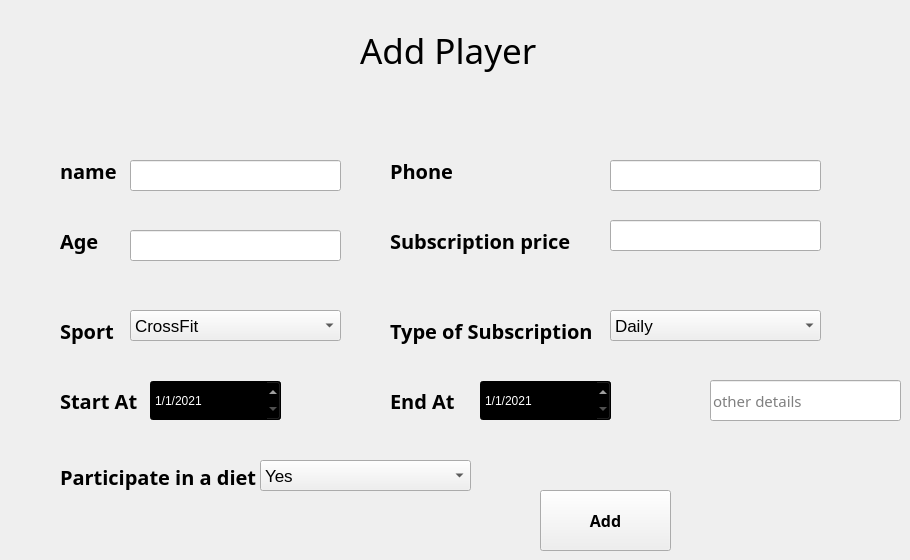
      <widget class="QWidget" name="tab_16">
       <attribute name="title">
        <string>Add Player</string>
       </attribute>
       <widget class="QLabel" name="label_2">
        <property name="geometry">
         <rect>
          <x>360</x>
          <y>20</y>
          <width>181</width>
          <height>61</height>
         </rect>
        </property>
        <property name="font">
         <font>
          <family>Javanese Text</family>
          <pointsize>26</pointsize>
          <weight>50</weight>
          <bold>false</bold>
         </font>
        </property>
        <property name="text">
         <string>Add Player</string>
        </property>
       </widget>
       <widget class="QLabel" name="label_3">
        <property name="geometry">
         <rect>
          <x>60</x>
          <y>140</y>
          <width>81</width>
          <height>61</height>
         </rect>
        </property>
        <property name="font">
         <font>
          <family>Lucida Bright</family>
          <pointsize>15</pointsize>
          <weight>75</weight>
          <bold>true</bold>
         </font>
        </property>
        <property name="text">
         <string>name</string>
        </property>
       </widget>
       <widget class="QLabel" name="label_4">
        <property name="geometry">
         <rect>
          <x>60</x>
          <y>210</y>
          <width>81</width>
          <height>61</height>
         </rect>
        </property>
        <property name="font">
         <font>
          <family>Lucida Bright</family>
          <pointsize>15</pointsize>
          <weight>75</weight>
          <bold>true</bold>
         </font>
        </property>
        <property name="text">
         <string>Age</string>
        </property>
       </widget>
       <widget class="QLabel" name="label_5">
        <property name="geometry">
         <rect>
          <x>60</x>
          <y>300</y>
          <width>81</width>
          <height>61</height>
         </rect>
        </property>
        <property name="font">
         <font>
          <family>Lucida Bright</family>
          <pointsize>15</pointsize>
          <weight>75</weight>
          <bold>true</bold>
         </font>
        </property>
        <property name="text">
         <string>Sport</string>
        </property>
       </widget>
       <widget class="QLabel" name="label_6">
        <property name="geometry">
         <rect>
          <x>390</x>
          <y>140</y>
          <width>81</width>
          <height>61</height>
         </rect>
        </property>
        <property name="font">
         <font>
          <family>Lucida Bright</family>
          <pointsize>15</pointsize>
          <weight>75</weight>
          <bold>true</bold>
         </font>
        </property>
        <property name="text">
         <string>Phone</string>
        </property>
       </widget>
       <widget class="QLabel" name="label_7">
        <property name="geometry">
         <rect>
          <x>390</x>
          <y>210</y>
          <width>231</width>
          <height>61</height>
         </rect>
        </property>
        <property name="font">
         <font>
          <family>Lucida Bright</family>
          <pointsize>15</pointsize>
          <weight>75</weight>
          <bold>true</bold>
         </font>
        </property>
        <property name="text">
         <string>Subscription price</string>
        </property>
       </widget>
       <widget class="QLabel" name="label_8">
        <property name="geometry">
         <rect>
          <x>390</x>
          <y>300</y>
          <width>221</width>
          <height>61</height>
         </rect>
        </property>
        <property name="font">
         <font>
          <family>Lucida Bright</family>
          <pointsize>15</pointsize>
          <weight>75</weight>
          <bold>true</bold>
         </font>
        </property>
        <property name="text">
         <string>Type of Subscription </string>
        </property>
       </widget>
       <widget class="QLabel" name="label_9">
        <property name="geometry">
         <rect>
          <x>60</x>
          <y>370</y>
          <width>81</width>
          <height>61</height>
         </rect>
        </property>
        <property name="font">
         <font>
          <family>Lucida Bright</family>
          <pointsize>15</pointsize>
          <weight>75</weight>
          <bold>true</bold>
         </font>
        </property>
        <property name="text">
         <string>Start At</string>
        </property>
       </widget>
       <widget class="QLabel" name="label_10">
        <property name="geometry">
         <rect>
          <x>390</x>
          <y>370</y>
          <width>81</width>
          <height>61</height>
         </rect>
        </property>
        <property name="font">
         <font>
          <family>Lucida Bright</family>
          <pointsize>15</pointsize>
          <weight>75</weight>
          <bold>true</bold>
         </font>
        </property>
        <property name="text">
         <string>End At</string>
        </property>
       </widget>
       <widget class="QLabel" name="label_11">
        <property name="geometry">
         <rect>
          <x>60</x>
          <y>460</y>
          <width>201</width>
          <height>61</height>
         </rect>
        </property>
        <property name="font">
         <font>
          <family>Lucida Bright</family>
          <pointsize>15</pointsize>
          <weight>75</weight>
          <bold>true</bold>
         </font>
        </property>
        <property name="text">
         <string>Participate in a diet
</string>
        </property>
       </widget>
       <widget class="QPushButton" name="pushButton_26">
        <property name="geometry">
         <rect>
          <x>540</x>
          <y>490</y>
          <width>131</width>
          <height>61</height>
         </rect>
        </property>
        <property name="font">
         <font>
          <family>Lucida Calligraphy</family>
          <pointsize>12</pointsize>
          <weight>75</weight>
          <bold>true</bold>
         </font>
        </property>
        <property name="cursor">
         <cursorShape>PointingHandCursor</cursorShape>
        </property>
        <property name="styleSheet">
         <string notr="true">:hover{
background:green;
	color: rgb(255, 255, 255);
}
</string>
        </property>
        <property name="text">
         <string>Add</string>
        </property>
       </widget>
       <widget class="QLineEdit" name="lineEdit_2">
        <property name="geometry">
         <rect>
          <x>130</x>
          <y>160</y>
          <width>211</width>
          <height>31</height>
         </rect>
        </property>
        <property name="font">
         <font>
          <family>Lucida Bright</family>
          <pointsize>11</pointsize>
         </font>
        </property>
        <property name="placeholderText">
         <string/>
        </property>
       </widget>
       <widget class="QLineEdit" name="lineEdit_3">
        <property name="geometry">
         <rect>
          <x>130</x>
          <y>230</y>
          <width>211</width>
          <height>31</height>
         </rect>
        </property>
        <property name="font">
         <font>
          <family>Lucida Bright</family>
          <pointsize>11</pointsize>
         </font>
        </property>
        <property name="placeholderText">
         <string/>
        </property>
       </widget>
       <widget class="QLineEdit" name="lineEdit_4">
        <property name="geometry">
         <rect>
          <x>610</x>
          <y>160</y>
          <width>211</width>
          <height>31</height>
         </rect>
        </property>
        <property name="font">
         <font>
          <family>Lucida Bright</family>
          <pointsize>11</pointsize>
         </font>
        </property>
        <property name="placeholderText">
         <string/>
        </property>
       </widget>
       <widget class="QDateEdit" name="dateEdit">
        <property name="geometry">
         <rect>
          <x>150</x>
          <y>380</y>
          <width>131</width>
          <height>41</height>
         </rect>
        </property>
        <property name="styleSheet">
         <string notr="true">background-color: rgb(0, 0, 0);
color: rgb(255, 255, 255);
font: 12pt &quot;MS Shell Dlg 2&quot;;</string>
        </property>
        <property name="dateTime">
         <datetime>
          <hour>0</hour>
          <minute>0</minute>
          <second>0</second>
          <year>2021</year>
          <month>1</month>
          <day>1</day>
         </datetime>
        </property>
        <property name="displayFormat">
         <string>d/M/yyyy</string>
        </property>
       </widget>
       <widget class="QDateEdit" name="dateEdit_2">
        <property name="geometry">
         <rect>
          <x>480</x>
          <y>380</y>
          <width>131</width>
          <height>41</height>
         </rect>
        </property>
        <property name="styleSheet">
         <string notr="true">background-color: rgb(0, 0, 0);
color: rgb(255, 255, 255);
font: 12pt &quot;MS Shell Dlg 2&quot;;</string>
        </property>
        <property name="dateTime">
         <datetime>
          <hour>0</hour>
          <minute>0</minute>
          <second>0</second>
          <year>2021</year>
          <month>1</month>
          <day>1</day>
         </datetime>
        </property>
        <property name="displayFormat">
         <string>d/M/yyyy</string>
        </property>
       </widget>
       <widget class="QComboBox" name="comboBox">
        <property name="geometry">
         <rect>
          <x>130</x>
          <y>310</y>
          <width>211</width>
          <height>31</height>
         </rect>
        </property>
        <property name="font">
         <font>
          <pointsize>13</pointsize>
         </font>
        </property>
        <item>
         <property name="text">
          <string>CrossFit</string>
         </property>
        </item>
        <item>
         <property name="text">
          <string>Barkor</string>
         </property>
        </item>
        <item>
         <property name="text">
          <string>MMA</string>
         </property>
        </item>
        <item>
         <property name="text">
          <string>Karate</string>
         </property>
        </item>
        <item>
         <property name="text">
          <string>Taekwondo</string>
         </property>
        </item>
        <item>
         <property name="text">
          <string>KungFu</string>
         </property>
        </item>
        <item>
         <property name="text">
          <string>Fittnes</string>
         </property>
        </item>
        <item>
         <property name="text">
          <string>Jumbaz</string>
         </property>
        </item>
        <item>
         <property name="text">
          <string>MuayThai</string>
         </property>
        </item>
        <item>
         <property name="text">
          <string>Ballet</string>
         </property>
        </item>
        <item>
         <property name="text">
          <string>Aerobics</string>
         </property>
        </item>
        <item>
         <property name="text">
          <string>Boxing</string>
         </property>
        </item>
       </widget>
       <widget class="QComboBox" name="comboBox_2">
        <property name="geometry">
         <rect>
          <x>260</x>
          <y>460</y>
          <width>211</width>
          <height>31</height>
         </rect>
        </property>
        <property name="font">
         <font>
          <pointsize>13</pointsize>
         </font>
        </property>
        <item>
         <property name="text">
          <string>Yes</string>
         </property>
        </item>
        <item>
         <property name="text">
          <string>No</string>
         </property>
        </item>
       </widget>
       <widget class="QComboBox" name="comboBox_3">
        <property name="geometry">
         <rect>
          <x>610</x>
          <y>310</y>
          <width>211</width>
          <height>31</height>
         </rect>
        </property>
        <property name="font">
         <font>
          <pointsize>13</pointsize>
         </font>
        </property>
        <item>
         <property name="text">
          <string>Daily</string>
         </property>
        </item>
        <item>
         <property name="text">
          <string>Monthly</string>
         </property>
        </item>
        <item>
         <property name="text">
          <string>3 Months</string>
         </property>
        </item>
        <item>
         <property name="text">
          <string>6 Months</string>
         </property>
        </item>
        <item>
         <property name="text">
          <string>Yearly</string>
         </property>
        </item>
       </widget>
       <widget class="QLineEdit" name="lineEdit_5">
        <property name="geometry">
         <rect>
          <x>610</x>
          <y>220</y>
          <width>211</width>
          <height>31</height>
         </rect>
        </property>
        <property name="font">
         <font>
          <family>Lucida Bright</family>
          <pointsize>11</pointsize>
         </font>
        </property>
        <property name="placeholderText">
         <string/>
        </property>
       </widget>
       <widget class="QLineEdit" name="lineEdit_36">
        <property name="geometry">
         <rect>
          <x>710</x>
          <y>380</y>
          <width>191</width>
          <height>41</height>
         </rect>
        </property>
        <property name="font">
         <font>
          <family>Kristen ITC</family>
          <pointsize>11</pointsize>
         </font>
        </property>
        <property name="placeholderText">
         <string>other details</string>
        </property>
       </widget>
      </widget>
